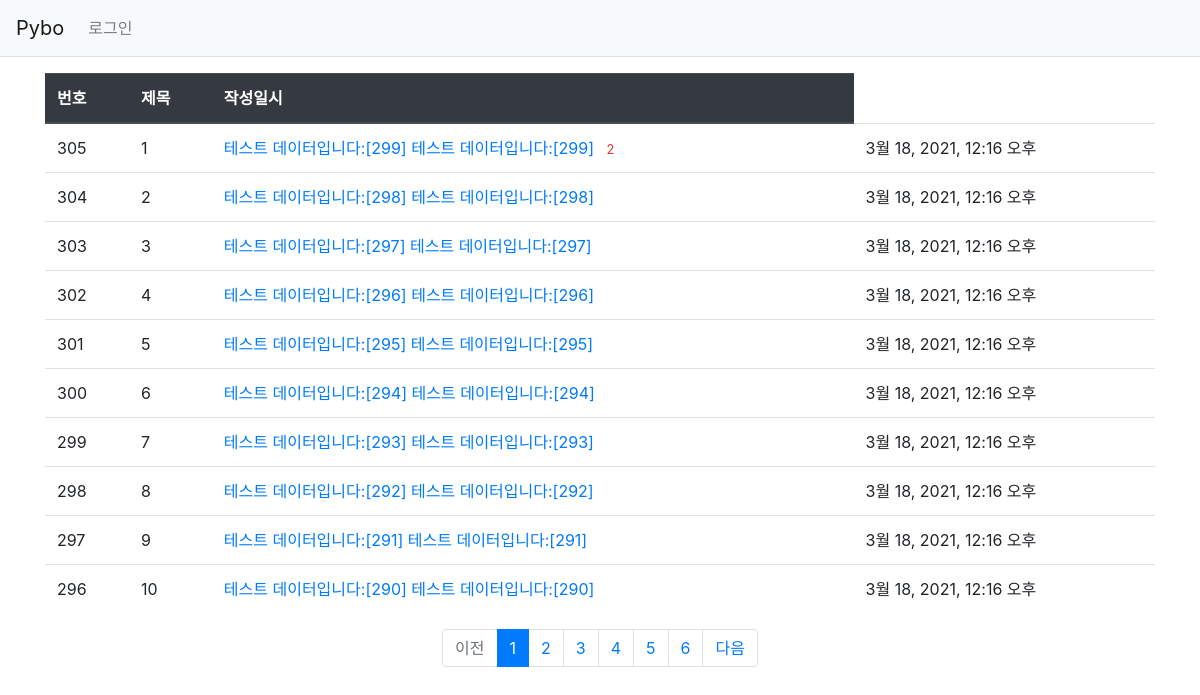
Screenshot of /pybo/ with the database file from the repository.
### pybo/models.py (models this page shows, shortened)
class Question(models.Model):
    subject = models.CharField(max_length=200)
    content = models.TextField()
    create_date = models.DateTimeField()
    author = models.ForeignKey(User, on_delete=models.CASCADE)

### pybo/views.py (the view)
# urls.py: path('', views.index, name='index'),
def index(request):
    page = request.GET.get('page', '1')
    question_list = Question.objects.order_by('-create_date')
    paginator = Paginator(question_list, 10)  # 페이지당 10개씩 보여주기
    page_obj = paginator.get_page(page)
    context = {'question_list': page_obj}
    return render(request, 'pybo/question_list.html', context)

### pybo/templatetags/pybo_filter.py (called while the page is built)
@register.filter
def sub(value, arg):
	return value - arg

### templates/pybo/question_list.html
{% extends 'base.html' %}
{% load pybo_filter %}
{% block content %}
<div class="container my-3">
    <table class="table">
        <thead>
        <tr class="thead-dark">
            <th>번호</th>
            <th>제목</th>
            <th>작성일시</th>
        </tr>
        </thead>
        <tbody>
        {% if question_list %}
        {% for question in question_list %}
        <tr>
            <td>
                {{ question_list.paginator.count|sub:question_list.start_index|sub:forloop.counter0|add:1 }}
                </td>
            <td>{{ forloop.counter }}</td>
            <td>
                <a href="{% url 'pybo:detail' question.id %}">{{ question.subject }}</a>
                <a href="{% url 'pybo:detail' question.id %}">{{ question.subject }}</a>
            {% if question.answer_set.count > 0 %}
            <span class="text-danger small ml-2">{{ question.answer_set.count }}</span>
            {% endif %}
            </td>
            <td>{{ question.create_date }}</td>
        </tr>
        {% endfor %}
        {% else %}
        <tr>
            <td colspan="3">질문이 없습니다.</td>
        </tr>
        {% endif %}
        </tbody>
    </table>
    <ul class="pagination justify-content-center">
        {% if question_list.has_previous %}
        <li class="page-item">
            <a class="page-link" href="?page={{ question_list.previous_page_number }}">이전</a>
        </li>
        {% else %}
        <li class="page-item disabled">
            <a class="page-link" tabindex="-1" aria-disabled="true" href="#">이전</a>
        </li>
        {% endif %}
        {% for page_number in question_list.paginator.page_range %}
        {% if page_number >= question_list.number|add:-5 and page_number <= question_list.number|add:5 %}
            {% if page_number == question_list.number %}
            <li class="page-item active" aria-current="page">
                <a class="page-link" href="?page={{ page_number }}">{{ page_number }}</a>
            </li>
            {% else %}
            <li class="page-item">
                <a class="page-link" href="?page={{ page_number }}">{{ page_number }}</a>
            </li>
            {% endif %}
        {% endif %}
        {% endfor %}
        {% if question_list.has_next %}
        <li class="page-item">
            <a class="page-link" href="?page={{ question_list.next_page_number }}">다음</a>
        </li>
        {% else %}
        <li class="page-item disabled">
            <a class="page-link" tabindex="-1" aria-disabled="true" href="#">다음</a>
        </li>
        {% endif %}
    </ul>
</div>
{% endblock %}

### templates/base.html (shortened to what this page needs)
{% load static %}
<!doctype html>
<html lang="ko">
<head>
    <link rel="stylesheet" type="text/css" href="{% static 'bootstrap.min.css' %}">
    <link rel="stylesheet" type="text/css" href="{% static 'style.css' %}">
</head>
<body>
{% include "navbar.html" %}
{% block content %}
{% endblock %}
</body>
</html>

### templates/navbar.html (shortened to what this page needs)
<nav class="navbar navbar-expand-lg navbar-light bg-light border-bottom">
    <a class="navbar-brand" href="{% url 'pybo:index' %}">Pybo</a>
    <div class="collapse navbar-collapse flex-grow-0" id="navbarNav">
        <ul class="navbar-nav">
            <li class="nav-item ">
                {% if user.is_authenticated %}
                <a class="nav-link" href="{% url 'common:logout' %}">{{ user.username }} (로그아웃)</a>
                {% else %}
                <a class="nav-link" href="{% url 'common:login' %}">로그인</a>
                {% endif %}
            </li>
        </ul>
    </div>
</nav>

### rows the page displays
Question: paginator.count|sub "305", subject "테스트 데이터입니다:[299]", answer_set.count "2", create_date "3월 18, 2021, 12:16 오후"
Question: paginator.count|sub "304", subject "테스트 데이터입니다:[298]", create_date "3월 18, 2021, 12:16 오후"
Question: paginator.count|sub "303", subject "테스트 데이터입니다:[297]", create_date "3월 18, 2021, 12:16 오후"
Question: paginator.count|sub "302", subject "테스트 데이터입니다:[296]", create_date "3월 18, 2021, 12:16 오후"
Question: paginator.count|sub "301", subject "테스트 데이터입니다:[295]", create_date "3월 18, 2021, 12:16 오후"
Question: paginator.count|sub "300", subject "테스트 데이터입니다:[294]", create_date "3월 18, 2021, 12:16 오후"
Question: paginator.count|sub "299", subject "테스트 데이터입니다:[293]", create_date "3월 18, 2021, 12:16 오후"
Question: paginator.count|sub "298", subject "테스트 데이터입니다:[292]", create_date "3월 18, 2021, 12:16 오후"
Question: paginator.count|sub "297", subject "테스트 데이터입니다:[291]", create_date "3월 18, 2021, 12:16 오후"
Question: paginator.count|sub "296", subject "테스트 데이터입니다:[290]", create_date "3월 18, 2021, 12:16 오후"

### other values shown
{{ page_number }} "1"
{{ page_number }} "2" "3" "4" "5" "6"
